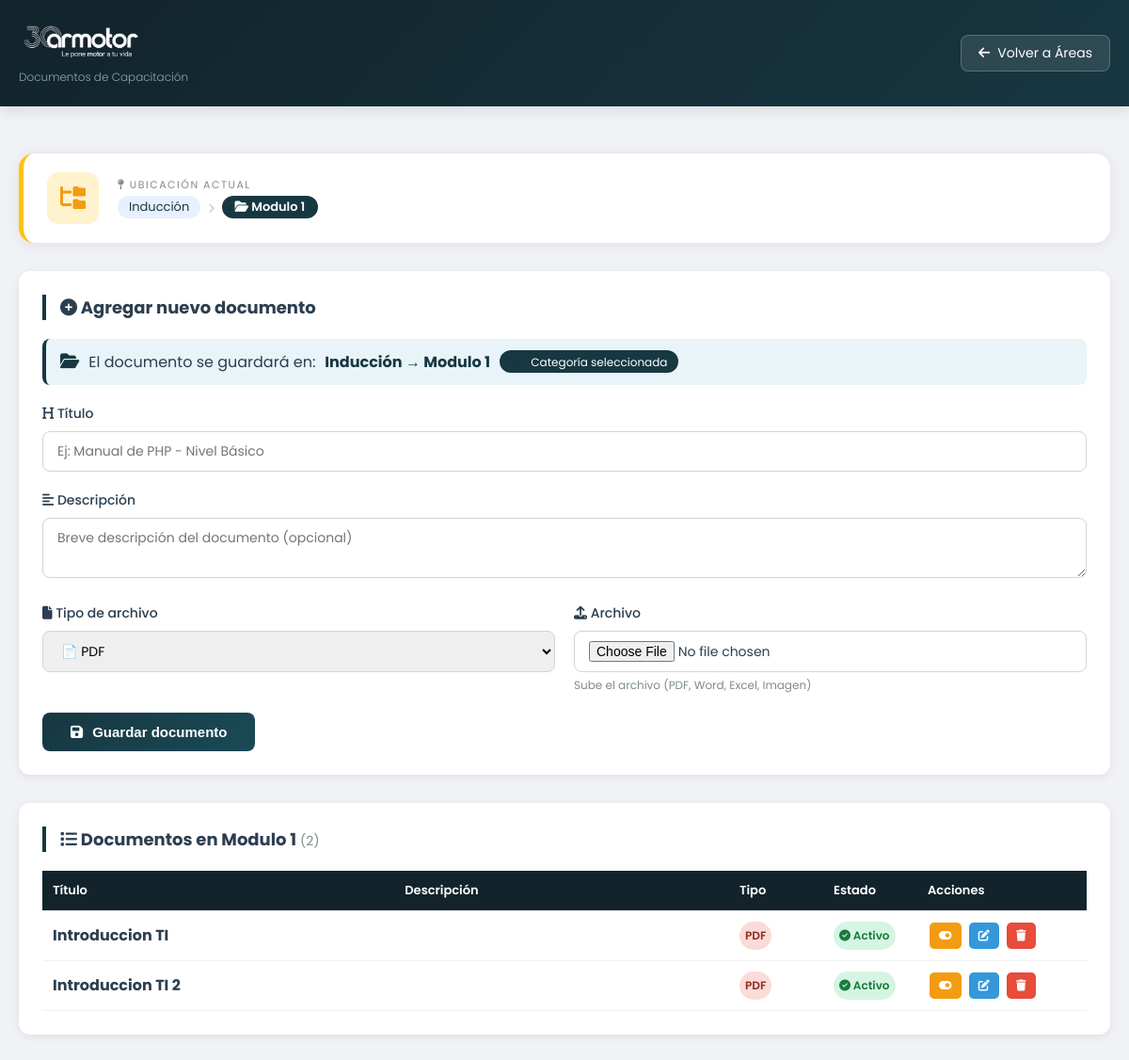
Screenshot of /admin/capacitaciones/documentos.php?categoria_id=2 (signed in) with the database file from the repository.
### tables this page shows
CREATE TABLE `documentos_capacitaciones` (
  `id` int NOT NULL AUTO_INCREMENT,
  `categoria_id` int NOT NULL,
  `titulo` varchar(200) NOT NULL,
  `descripcion` varchar(500) DEFAULT NULL,
  `tipo_archivo` enum('pdf','video','word','excel','link','imagen') DEFAULT 'pdf',
  `url` varchar(500) NOT NULL,
  `duracion_minutos` int DEFAULT NULL,
  `tamano_bytes` bigint DEFAULT NULL,
  `vistas` int DEFAULT '0',
  `orden` int DEFAULT '0',
  `activo` tinyint DEFAULT '1',
  `creado_por` int DEFAULT NULL,
  `fecha_creacion` datetime DEFAULT CURRENT_TIMESTAMP,
  PRIMARY KEY (`id`),
  KEY `categoria_id` (`categoria_id`),
  KEY `idx_activo` (`activo`),
  KEY `documentos_capacitaciones_ibfk_2` (`creado_por`),
  CONSTRAINT `documentos_capacitaciones_ibfk_1` FOREIGN KEY (`categoria_id`) REFERENCES `categorias_capacitaciones` (`id`) ON DELETE CASCADE,
  CONSTRAINT `documentos_capacitaciones_ibfk_2` FOREIGN KEY (`creado_por`) REFERENCES `usuarios` (`id`) ON DELETE SET NULL
);

### admin/capacitaciones/documentos.php (the view, shortened to what this page needs)
<?php
require_once '../../includes/auth_check.php';
$categoria_filtro = isset($_GET['categoria_id']) ? intval($_GET['categoria_id']) : 0;
$ruta_parts = [];
$current_id = $categoria_filtro;
while ($current_id) {
    $stmt = $pdo->prepare("SELECT id, nombre, padre_id, tipo FROM categorias_capacitaciones WHERE id = ?");
    $stmt->execute([$current_id]);
    $row = $stmt->fetch(PDO::FETCH_ASSOC);
    if ($row) {
        $ruta_parts[] = $row['nombre'];
        $current_id = $row['padre_id'];
    } else {
        $current_id = null;
    }
}
$ruta_parts = array_reverse($ruta_parts);
$ruta_completa = implode(' → ', $ruta_parts);
$categoria_nombre = end($ruta_parts);
$stmt = $pdo->prepare("
    SELECT d.*, a.nombre as categoria_nombre, p.nombre as padre_nombre
    FROM documentos_capacitaciones d
    LEFT JOIN categorias_capacitaciones a ON d.categoria_id = a.id
    LEFT JOIN categorias_capacitaciones p ON a.padre_id = p.id
    WHERE d.categoria_id = ?
    ORDER BY d.orden ASC, d.titulo ASC
");
$stmt->execute([$categoria_filtro]);
$documentos = $stmt->fetchAll(PDO::FETCH_ASSOC);
?>
<!DOCTYPE html>
<html lang="es">
<head>
    <link rel="stylesheet" href="https://cdnjs.cloudflare.com/ajax/libs/font-awesome/6.5.1/css/all.min.css">
</head>
<body>
    <header class="header">
        <div class="container">
            <div class="logo">
                <img src="../../uploads/logo/30-años-blanco.webp" alt="logo intranet" style="display: flex; width: 130px;">
                <small>Documentos de Capacitación</small>
            </div>
            <a href="index.php" class="btn-volver">
                <i class="fas fa-arrow-left"></i> Volver a Áreas
            </a>
        </div>
    </header>
    <div class="container">
        <div class="ubicacion-indicador">
            <div class="ubicacion-indicador-icon">
                <i class="fas fa-folder-tree"></i>
            </div>
            <div class="ubicacion-indicador-info">
                <span class="ubicacion-indicador-etiqueta">
                    <i class="fas fa-map-pin"></i> Ubicación actual
                </span>
                <div class="ubicacion-indicador-ruta">
                    <?php
                    $partes = explode(' → ', $ruta_completa);
                    foreach ($partes as $index => $parte):
                        $es_ultimo = ($index === count($partes) - 1);
                    ?>
                        <?php if (!$es_ultimo): ?>
                            <span class="ruta-item"><?php echo htmlspecialchars($parte); ?></span>
                            <span class="separador"><i class="fas fa-chevron-right" style="font-size: 10px; color: #bdc3c7;"></i></span>
                        <?php else: ?>
                            <span class="ruta-actual"><i class="fas fa-folder-open"></i> <?php echo htmlspecialchars($parte); ?></span>
                        <?php endif; ?>
                    <?php endforeach; ?>
                </div>
            </div>
        </div>
        <div class="card">
            <h2><i class="fas fa-plus-circle"></i> Agregar nuevo documento</h2>
            <form action="guardar_documento.php" method="POST" enctype="multipart/form-data">
                <div class="categoria-info-box">
                    <i class="fas fa-folder-open"></i>
                    <span>El documento se guardará en:</span>
                    <strong><?php echo htmlspecialchars($ruta_completa); ?></strong>
                    <span class="badge-categoria">
                        <i class="fas fa-check-circle"></i> Categoría seleccionada
                    </span>
                </div>
                <div class="form-group">
                    <label><i class="fas fa-heading"></i> Título</label>
                    <input type="text" name="titulo" required placeholder="Ej: Manual de PHP - Nivel Básico">
                </div>
                <div class="form-group">
                    <label><i class="fas fa-align-left"></i> Descripción</label>
                    <textarea name="descripcion" rows="2" placeholder="Breve descripción del documento (opcional)"></textarea>
                </div>
                <div class="form-row">
                    <div class="form-group">
                        <label><i class="fas fa-file"></i> Tipo de archivo</label>
                        <select name="tipo_archivo" id="tipo_archivo" required>
                            <option value="pdf">📄 PDF</option>
                        </select>
                    </div>
                    <div class="form-group" id="archivo_field">
                        <label><i class="fas fa-upload"></i> Archivo</label>
                        <input type="file" name="archivo" id="archivo_input">
                        <div class="info-text">Sube el archivo (PDF, Word, Excel, Imagen)</div>
                    </div>
                </div>
                <button type="submit" class="btn-guardar">
                    <i class="fas fa-save"></i> Guardar documento
                </button>
            </form>
        </div>
        <div class="card">
            <h2>
                <i class="fas fa-list"></i>
                Documentos en <?php echo htmlspecialchars($categoria_nombre); ?>
                <span style="font-size: 14px; font-weight: 400; color: #7f8c8d;">
                    (<?php echo count($documentos); ?>)
                </span>
            </h2>
            <?php if (empty($documentos)): ?>
                <div class="empty-state">
                    <i class="fas fa-file-alt"></i>
                    <h3>No hay documentos en esta carpeta</h3>
                    <p>Agrega el primer documento usando el formulario superior.</p>
                </div>
            <?php else: ?>
                <div class="table-responsive">
                    <table>
                        <thead>
                            <tr>
                                <th style="min-width: 150px;">Título</th>
                                <th style="min-width: 150px;">Descripción</th>
                                <th style="width: 100px;">Tipo</th>
                                <th style="width: 100px;">Estado</th>
                                <th style="width: 180px;">Acciones</th>
                            </tr>
                        </thead>
                        <tbody>
                            <?php foreach ($documentos as $doc): ?>
                                <tr>
                                    <td>
                                        <strong><?php echo htmlspecialchars($doc['titulo']); ?></strong>
                                    </td>
                                    <td><?php echo htmlspecialchars($doc['descripcion']); ?></td>
                                    <td>
                                        <span class="badge badge-<?php echo $doc['tipo_archivo']; ?>">
                                            <?php echo strtoupper($doc['tipo_archivo']); ?>
                                        </span>
                                    </td>
                                    <td>
                                        <span class="badge <?php echo $doc['activo'] ? 'badge-activo' : 'badge-inactivo'; ?>">
                                            <i class="fas <?php echo $doc['activo'] ? 'fa-check-circle' : 'fa-times-circle'; ?>"></i>
                                            <?php echo $doc['activo'] ? 'Activo' : 'Inactivo'; ?>
                                        </span>
                                    </td>
                                    <td>
                                        <a href="?cambiar_estado=<?php echo $doc['id']; ?>&categoria_id=<?php echo $categoria_filtro; ?>" class="btn-accion btn-estado" title="Cambiar estado">
                                            <i class="fas fa-toggle-on"></i>
                                        </a>
                                        <a href="editar_documento.php?id=<?php echo $doc['id']; ?>&categoria_id=<?php echo $categoria_filtro; ?>" class="btn-accion btn-editar" title="Editar">
                                            <i class="fas fa-edit"></i>
                                        </a>
                                        <a href="?eliminar=<?php echo $doc['id']; ?>&categoria_id=<?php echo $categoria_filtro; ?>" class="btn-accion btn-eliminar" title="Eliminar" onclick="return confirm('¿Eliminar este documento permanentemente?')">
                                            <i class="fas fa-trash"></i>
                                        </a>
                                    </td>
                                </tr>
                            <?php endforeach; ?>
                        </tbody>
                    </table>
                </div>
            <?php endif; ?>
        </div>
    </div>
</body>
</html>

### admin/capacitaciones/documentos.php (style rules this page uses)
* { margin: 0; padding: 0; box-sizing: border-box; }
body { font-family: 'Poppins', sans-serif; background: #f0f2f5; color: #2c3e50; }
.container { max-width: 1200px; margin: 0 auto; padding: 20px; }
.header { background: linear-gradient(135deg, #12232b 0%, #173742 100%); padding: 0px 0; margin-bottom: 30px; box-shadow: 0 4px 15px rgba(0,0,0,0.1); }
.header .container { display: flex; justify-content: space-between; align-items: center; }
.logo small { color: #8aa8b8; font-size: 12px; font-weight: 300; }
.btn-volver { background: rgba(255,255,255,0.1); color: white; padding: 8px 18px; text-decoration: none; border-radius: 8px; transition: all 0.3s ease; border: 1px solid rgba(255,255,255,0.2); font-size: 14px; display: inline-flex; align-items: center; gap: 8px; }
.ubicacion-indicador { background: white; border-radius: 16px; padding: 20px 25px; margin-bottom: 30px; box-shadow: 0 2px 15px rgba(0,0,0,0.08); display: flex; align-items: center; gap: 20px; flex-wrap: wrap; border-left: 5px solid #ffc107; }
.ubicacion-indicador-icon { width: 55px; height: 55px; background: #fff3cd; border-radius: 12px; display: flex; align-items: center; justify-content: center; }
.ubicacion-indicador-icon i { font-size: 24px; color: #f39c12; }
.ubicacion-indicador-info { flex: 1; }
.ubicacion-indicador-etiqueta { font-size: 11px; text-transform: uppercase; letter-spacing: 1.5px; color: #7f8c8d; display: block; }
.ubicacion-indicador-ruta { font-size: 16px; color: #2c3e50; margin-top: 2px; display: flex; align-items: center; gap: 8px; flex-wrap: wrap; }
.ubicacion-indicador-ruta .separador { color: #bdc3c7; }
.ubicacion-indicador-ruta .ruta-item { background: #e8f0fe; padding: 2px 12px; border-radius: 12px; font-size: 13px; color: #173742; }
.ubicacion-indicador-ruta .ruta-actual { background: #173742; color: white; padding: 2px 14px; border-radius: 12px; font-size: 13px; font-weight: 600; }
.card { background: white; border-radius: 12px; padding: 25px; margin-bottom: 30px; box-shadow: 0 2px 10px rgba(0,0,0,0.08); }
.card h2 { margin-bottom: 20px; border-left: 4px solid #173742; padding-left: 15px; font-size: 18px; }
.form-group { margin-bottom: 20px; }
.form-group label { display: block; margin-bottom: 8px; font-weight: 500; font-size: 14px; }
.form-group input, .form-group select, .form-group textarea { width: 100%; padding: 10px 15px; border: 1px solid #d3d3d3; border-radius: 8px; font-family: 'Poppins', sans-serif; font-size: 14px; }
.form-row { display: flex; gap: 20px; flex-wrap: wrap; }
.form-row .form-group { flex: 1; min-width: 200px; }
.btn-guardar { background: linear-gradient(135deg, #173742, #1a4a55); color: white; border: none; padding: 12px 30px; border-radius: 8px; cursor: pointer; font-weight: 600; transition: all 0.3s ease; font-size: 15px; display: inline-flex; align-items: center; gap: 10px; }
.table-responsive { overflow-x: auto; }
table { width: 100%; border-collapse: collapse; }
th, td { padding: 11px; text-align: left; border-bottom: 1px solid #f0f0f0; }
th { background: #12232b; color: white; font-weight: 600; font-size: 13px; }
.badge { padding: 6px 6px; border-radius: 20px; font-size: 12px; font-weight: 600; display: inline-block; }
.badge-activo { background: #d5f5e3; color: #1a7a3a; }
.badge-pdf { background: #fadbd8; color: #922b21; }
.btn-accion { padding: 5px 10px; margin: 0 2px; text-decoration: none; border-radius: 5px; font-size: 12px; display: inline-block; transition: all 0.3s ease; border: none; cursor: pointer; }
.btn-editar { background: #3498db; color: white; }
.btn-eliminar { background: #e74c3c; color: white; }
.btn-estado { background: #f39c12; color: white; }
.info-text { font-size: 12px; color: #7f8c8d; margin-top: 5px; }
.categoria-info-box { background: #e8f4f8; padding: 12px 15px; border-radius: 8px; margin-bottom: 20px; border-left: 4px solid #173742; display: flex; align-items: center; gap: 10px; flex-wrap: wrap; }
.categoria-info-box i { color: #173742; font-size: 18px; }
.categoria-info-box strong { color: #173742; }
.categoria-info-box .badge-categoria { background: #173742; color: white; padding: 2px 12px; border-radius: 12px; font-size: 12px; }

### rows the page displays
documentos_capacitaciones: titulo "Introduccion TI", tipo_archivo "PDF", activo 1 (drawn)
documentos_capacitaciones: titulo "Introduccion TI 2", tipo_archivo "PDF", activo 1 (drawn)

### other values shown
$parte "Inducción"
$parte "Modulo 1"
$ruta_completa "Inducción → Modulo 1"
$categoria_nombre "Modulo 1"
count($documentos) "2"
